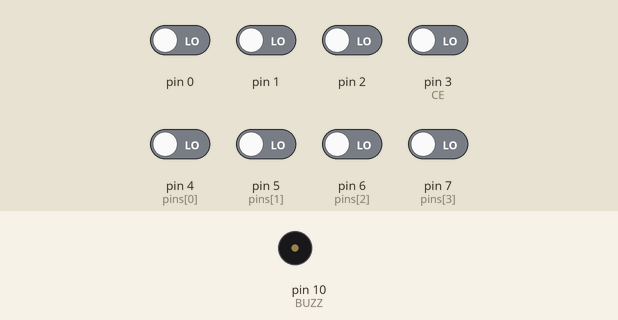
Recording of a sketch running on a simulated Arduino Uno, built with avr-gcc and run on an emulated ATmega328P. On the bench: buzzer (waves = sounding). Inputs (shaded band) come from the test bench; at power-on: pin 0–2, pin 3 (CE), pin 4 (pins[0]), pin 5 (pins[1]), pin 6 (pins[2]), pin 7 (pins[3]) LOW.

Above: at 1.2 s.
1.3 s: pin 3 (CE) driven HIGH
At 3.0 s:
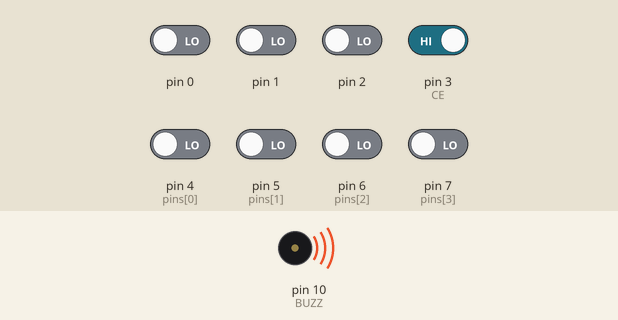
Timing chart, 0 to 4.5 s (numbered marks = the images above; inputs shaded):
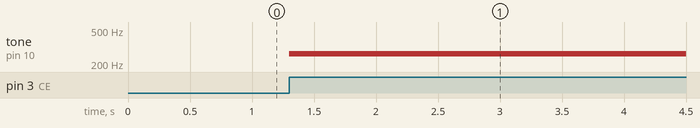

The sketch:

beeping.ino
```cpp
#define CE 3                      // enable arduino
#define BUZZ 10                   // piezo-elettric speaker, connected through D10 - GND

#define DO_LO   264
#define RE      297
#define MI      330
#define FA      352
#define SOL     396
#define LA      440
#define SI      495
#define DO_HI   528
// idk why amerifats use letters for notes, so weird...


int pins[] = {4, 5, 6, 7};        // input multiplexed

void setup() {
  // put your setup code here, to run once:
  pinMode(CE, INPUT);
  pinMode(BUZZ, OUTPUT);

  for(int i = 0; i < (sizeof(pins) / sizeof(pins[0])); i++) {
    pinMode(pins[i], INPUT);
  }

}

void loop() {

  if (digitalRead(CE) == HIGH) {
    byte inputval = (PIND >> 4) & 0x0F;
    switch(inputval) {

      case 0b0000:
        tone(BUZZ, DO_LO);
        delay(20);
        noTone(BUZZ);
        break;

      case 0b0001:
        tone(BUZZ, RE);
        delay(20);
        noTone(BUZZ);
        break;

      case 0b0010:
        tone(BUZZ, MI);
        delay(20);
        noTone(BUZZ);
        break;

      case 0b0011:
        tone(BUZZ, FA);
        delay(20);
        noTone(BUZZ);
        break;

      case 0b0100:
        tone(BUZZ, SOL);
        delay(20);
        noTone(BUZZ);
        break;

      case 0b0101:
        tone(BUZZ, LA);
        delay(20);
        noTone(BUZZ);
        break;

      case 0b0110:
        tone(BUZZ, SI);
        delay(20);
        noTone(BUZZ);
        break;

      case 0b0111:
        tone(BUZZ, DO_HI);
        delay(20);
        noTone(BUZZ);
        break;
    }
  }


}
```

Measured:
- after the input at 1.3 s, tone on pin 10 (BUZZ): silent → 264 Hz at once
